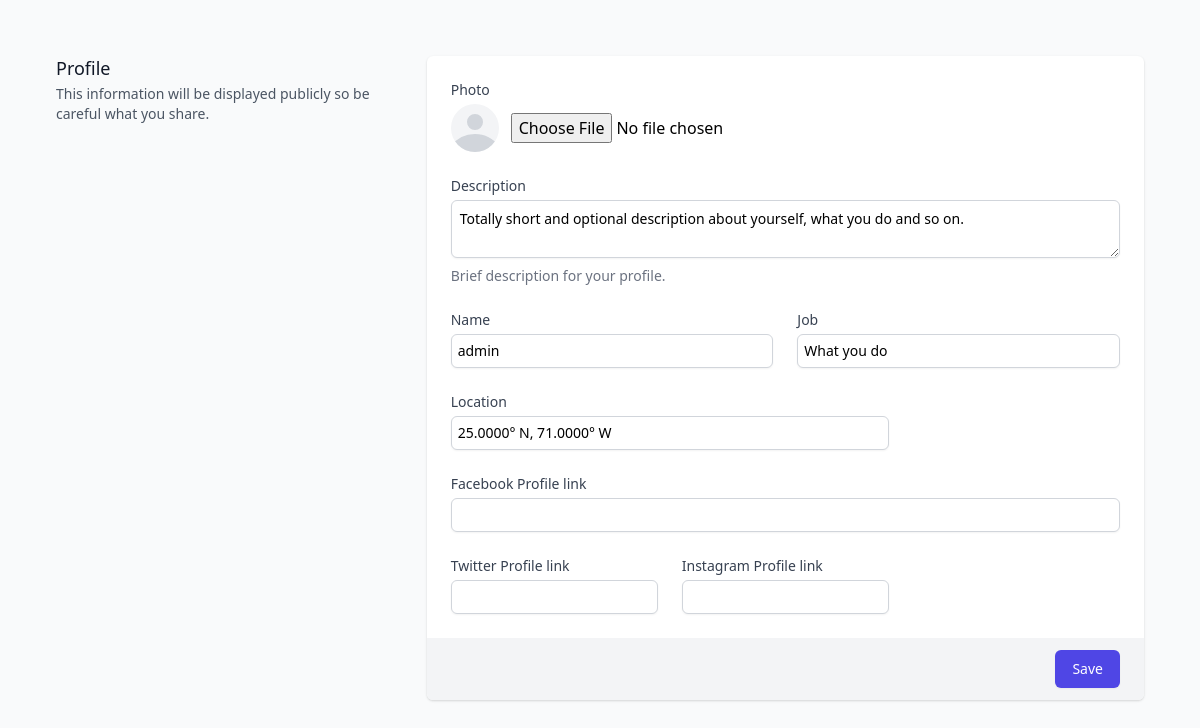
Screenshot of /edit_profile (signed in) with the database file from the repository.
### BlogApp/models.py (models this page shows)
class Profile(db.Model):
  id = db.Column(db.Integer, primary_key = True, unique=True)
  name = db.Column(db.String(50), nullable=False)
  job = db.Column(db.String(100), nullable=False)
  location = db.Column(db.String(200), nullable=False)
  description = db.Column(db.String(500), nullable=False)
  img = db.Column(db.String, default='https://encrypted-tbn0.gstatic.com/images?q=tbn:ANd9GcTWQg6szKAeCYoFlmyOPfBn4BWqa8zc0gEuAw&usqp=CAU')
  fb = db.Column(db.String)
  ig = db.Column(db.String)
  tw = db.Column(db.String)
  user_id = db.Column(db.Integer, db.ForeignKey("auth.id"), nullable=False)
  received_messages = db.relationship("Message",backref="re", foreign_keys="Message.recipient_id")
  sent_messages = db.relationship("Message",backref="se",foreign_keys="Message.sender_id")
  comments = db.relationship("Comment", backref = "commenter", lazy='dynamic')
  blogs = db.relationship("blog_data", backref = "author", lazy='dynamic')
  liked_blogs = db.relationship("liked_blog", secondary="like_blog", backref=db.backref("likers", lazy = "dynamic"))
  disliked_blogs = db.relationship("disliked_blog", secondary="dislike_blog", backref=db.backref("dislikers", lazy = "dynamic"))

### BlogApp/views/profile.py (the view, shortened to what this page needs)
@profile.route("/edit_profile", methods=['GET', 'POST'])
@login_required
def edit_profile():
    records = Profile.query.filter_by(id=current_user.id).first()
    if records is None:
        abort(404)
    else:
        form = profile_handling(name=records.name, job=records.job, location=records.location, description=records.description,img=records.img,user=records,fb=records.fb,ig=records.ig,tw=records.tw)
    return render_template('profile/edit_profile.html', form=form)

### BlogApp/forms.py
class profile_handling(FlaskForm):
  name = StringField("Name", validators=[InputRequired(), Length(max=50)])
  job = StringField("Job", validators=[InputRequired(), Length(max=100)])
  location = StringField("Location", validators=[InputRequired(), Length(max=200)])
  description = TextAreaField("Description", validators=[InputRequired(), Length(max=500)])
  fb = StringField("Facebook Profile link")
  ig = StringField("Instagram Profile link")
  tw = StringField("Twitter Profile link")
  img = FileField('Upload Profile Picture',validators=[FileAllowed(['jpg','JPG','png','PNG','jpeg','JPEG'])])

### BlogApp/models.py (called while the page is built)
@login.user_loader
def load_user(user_id):
    return Auth.query.get(int(user_id))

### BlogApp/templates/profile/edit_profile.html (shortened to what this page needs)
<!DOCTYPE html>
<html lang="en">
<head>
    <link href="https://unpkg.com/tailwindcss@^2/dist/tailwind.min.css" rel="stylesheet">
</head>
<body class='m-14 bg-gray-50'>
    <div>
        <div class="md:grid md:grid-cols-3 md:gap-6">
        <div class="md:col-span-1">
            <div class="px-4 sm:px-0">
            <h3 class="text-lg font-medium leading-6 text-gray-900">Profile</h3>
            <p class="mt-1 text-sm text-gray-600">
                This information will be displayed publicly so be careful what you share.
            </p>
            </div>
        </div>
        <div class="mt-5 md:mt-0 md:col-span-2">
            <form method="POST" action="{{ url_for('profile.edit_profile') }}" enctype="multipart/form-data">
            <div class="shadow sm:rounded-md sm:overflow-hidden bg-white">
                <div class='pl-6 pt-6'>
                    <label class="block text-sm font-medium text-gray-700">
                    Photo
                    </label>
                    <div class="mt-1 flex items-center">
                    <span class="inline-block h-12 w-12 rounded-full overflow-hidden bg-gray-100 mr-3">
                        <svg class="h-full w-full text-gray-300" fill="currentColor" viewBox="0 0 24 24">
                        <path d="M24 20.993V24H0v-2.996A14.977 14.977 0 0112.004 15c4.904 0 9.26 2.354 11.996 5.993zM16.002 8.999a4 4 0 11-8 0 4 4 0 018 0z" />
                        </svg>
                    </span>
                {{form.img}}
                    </div>
                </div>
                <div class="px-4 py-5 bg-white space-y-6 sm:p-6">
                <div>
                    {{form.description.label(class="block text-sm font-medium text-gray-700")}}
                    <div class="mt-1">
                        {{form.description(class="p-2 border-gray-300 shadow-sm focus:ring-indigo-500 focus:border-indigo-500 mt-1 block w-full sm:text-sm border rounded-md")}}
                    </div>
                    <p class="mt-2 text-sm text-gray-500">
                    Brief description for your profile.
                    </p>
                </div>
                <div class="grid grid-cols-6 gap-6">
                    <div class="col-span-6 sm:col-span-3">
                        {{form.name.label(class="block text-sm font-medium text-gray-700")}}
                        {{form.name(class="p-1.5 border-gray-300 shadow-sm focus:ring-indigo-500 focus:border-indigo-500 mt-1 block w-full sm:text-sm border rounded-md")}}
                    </div>
                    <div class="col-span-6 sm:col-span-3">
                        {{form.job.label(class="block text-sm font-medium text-gray-700")}}
                        {{form.job(class="p-1.5 border-gray-300 shadow-sm focus:ring-indigo-500 focus:border-indigo-500 mt-1 block w-full sm:text-sm border rounded-md")}}
                    </div>
                    <div class="col-span-6 sm:col-span-4">
                        {{form.location.label(class="block text-sm font-medium text-gray-700")}}
                        {{form.location(class="p-1.5 border-gray-300 shadow-sm focus:ring-indigo-500 focus:border-indigo-500 mt-1 block w-full sm:text-sm border rounded-md")}}
                    </div>
                    <div class="col-span-6">
                        {{form.fb.label(class="block text-sm font-medium text-gray-700")}}
                        {{form.fb(class="p-1.5 border-gray-300 shadow-sm focus:ring-indigo-500 focus:border-indigo-500 mt-1 block w-full sm:text-sm border rounded-md")}}
                    </div>
                    <div class="col-span-6 sm:col-span-6 lg:col-span-2">
                        {{form.tw.label(class="block text-sm font-medium text-gray-700")}}
                        {{form.tw(class="p-1.5 border-gray-300 shadow-sm focus:ring-indigo-500 focus:border-indigo-500 mt-1 block w-full sm:text-sm border rounded-md")}}
                    </div>
                    <div class="col-span-6 sm:col-span-3 lg:col-span-2">
                        {{form.ig.label(class="block text-sm font-medium text-gray-700")}}
                        {{form.ig(class="p-1.5 border-gray-300 shadow-sm focus:ring-indigo-500 focus:border-indigo-500 mt-1 block w-full sm:text-sm border rounded-md")}}
                    </div>
                </div>
                </div>
                <div class="px-4 py-3 bg-gray-100 text-right sm:px-6">
                <button type="submit" class="inline-flex justify-center py-2 px-4 border border-transparent shadow-sm text-sm font-medium rounded-md text-white bg-indigo-600 hover:bg-indigo-700 focus:outline-none focus:ring-2 focus:ring-offset-2 focus:ring-indigo-500">
                    Save
                </button>
                </div>
            </div>
            </form>
        </div>
        </div>
    </div>
</body>
</html>

### rows the page displays
Profile: description "Totally short and optional description about yourself, what you do and so on.", name "admin", job "What you do", location "25.0000° N, 71.0000° W"
